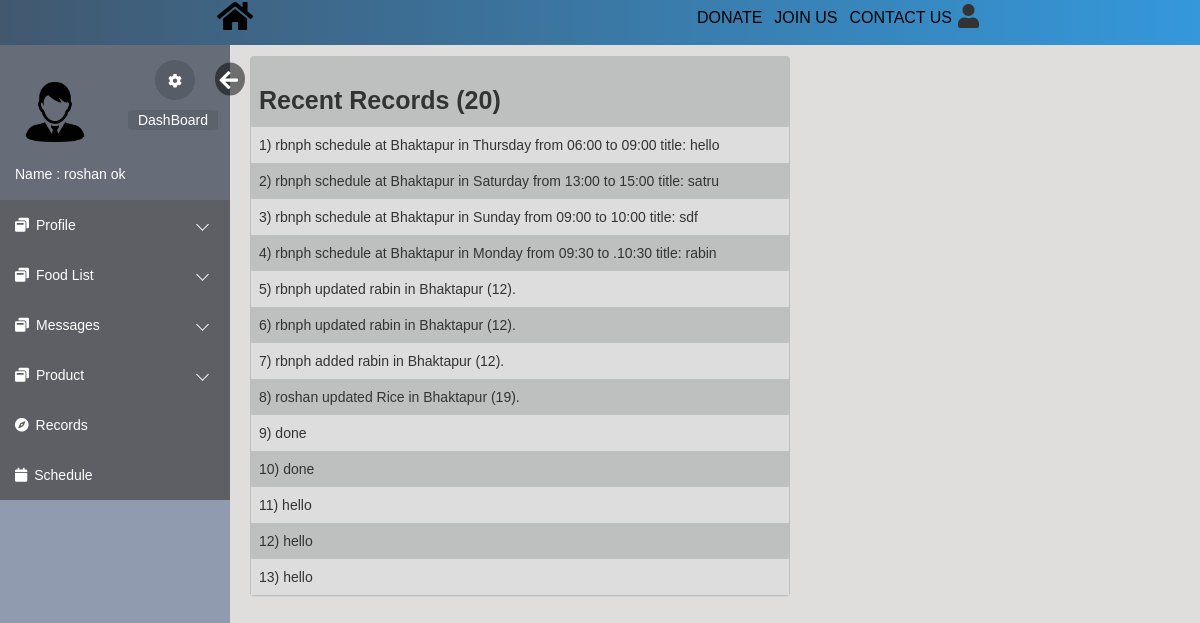
Before: /records.php (signed in) with the older database file.
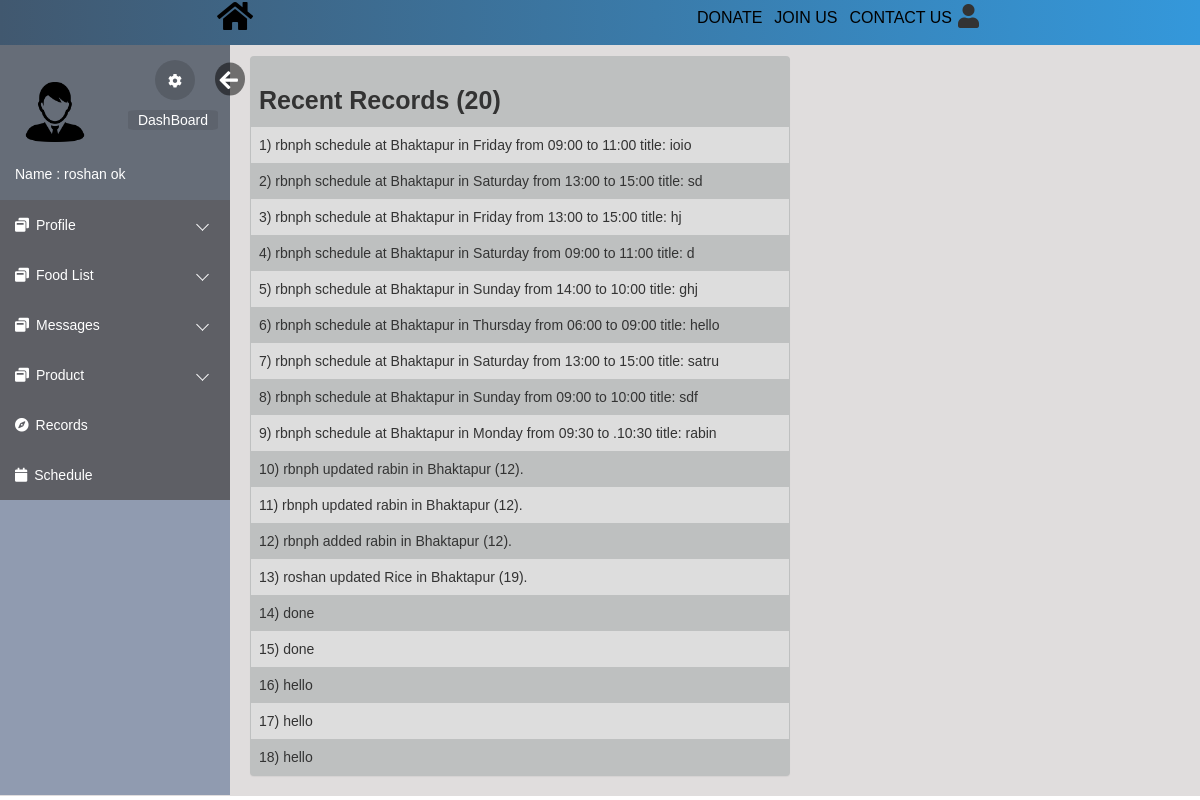
After: the same page with the newer database file.
### tables this page shows
CREATE TABLE `records` (
  `record_id` int(10) UNSIGNED NOT NULL,
  `description` varchar(100) DEFAULT NULL,
  `reg_id` int(10) UNSIGNED DEFAULT NULL,
  `date` datetime NOT NULL DEFAULT CURRENT_TIMESTAMP
);

### html/records.php (the view, shortened to what this page needs)
<!DOCTYPE html>
<html lang="en">
<head>
    <link rel="stylesheet" href="https://maxcdn.bootstrapcdn.com/bootstrap/3.3.6/css/bootstrap.min.css">
    <link rel="stylesheet" href="https://maxcdn.bootstrapcdn.com/font-awesome/4.6.3/css/font-awesome.min.css">
    <link rel="stylesheet" href="../css/loginindex.css">
    <link rel="stylesheet" href="css/editprofile.css">
    <link rel="stylesheet" href="css/index.css">
    <link rel="stylesheet" href="https://use.fontawesome.com/releases/v5.3.1/css/all.css">
</head>
<body>
    <div class="navbars">
        <div class="nav0">
            <a href="../index.html"><i class="fa fa-home fa-2x" aria-hidden="true"></i></a>
        </div>
        <div class="navbars1">
            <div class="nav3"><i class="fa fa-user fa-3x"></i>
            </div>
            <div class="nav4"><a href="">CONTACT US</a></div>
            <div class="nav2"><a href="login.php">JOIN US</a></div>
            <div class="nav1"><a href="">DONATE</a></div>
        </div>
    </div>
    <div class="body_wrapper">
        <div class="sidemenu" id="mySidebar">
            <ul>
                <div class="me userBg">
                <div class="images">
                    <img style="margin-top:22px" src="files/<?php if($_SESSION['pic']==null){echo 'user.png';}else{ echo $_SESSION['pic'];}?>" width="60";>
                    </div>
                    <div class="myinfo">
                        <p class="name">Name :<?php echo $_SESSION['name']?></p>
                    </div>
                    <button class="setting">
                        <a href="editprofile.php"><i class="fa fa-cog" aria-hidden="true"></i></a>
                    </button>
                    <a id="hide" href="#" onclick="closeNav()"><i class="fa fa-arrow-left" aria-hidden="true"></i></a>
                    <button class="cloud">
                        <a href="index.php">DashBoard</a>
                    </button>
                </div>
                <li class="dropdown">
                    <a href="#"><span class="icon"><i class="fa fa-window-restore"></i></span><span>Profile</span></a>
                </li>
                <li class="dropdown">
                    <a href="#"><span class="icon"><i class="fa fa-window-restore"></i></span><span>Food List</span></a>
                </li>
                <li class="dropdown ">
                    <a href="#"><span class="icon"><i class="fa fa-window-restore"></i></span><span>Messages</span></a>
                </li>
                <li class="dropdown">
                    <a href="#"><span class="icon"><i class="fa fa-window-restore"></i></span><span>Product</span></a>
                    </li>
                <li><a href="records.php"><span class="icon"><i class="fa fa-compass"></i></span><span>Records</span></a></li>
                <li><a href="schedule.php"><span class="icon"><i class="fa fa-calendar"></i></span><span>Schedule</span></a></li>
            </ul>
        </div>
        <div class="container">
            <div class="col-md-6 col-sm-9 contains">
                <div class="panel profile-panel">
                    <table>
	<tr>
		<td><b style="font-size:25px">Recent Records (20)</b></td>
	</tr>
    <?php
    $count=1;
    require_once("DBConnect.php");
        $sql = "SELECT * from records ";
	$result = $conn-> query($sql);
	if($result-> num_rows >0){
            $sql = "SELECT * from records ORDER BY `date` DESC ";
            $result = $conn-> query($sql);
		while($row = $result-> fetch_assoc()){
    echo "<tr><td>".$count.") ".$row["description"]."</td></tr>";
            $count++;
				}}
        echo "</table>";
        ?>
                </div>
            </div>
        </div>
    </div>
</body>
</html>

### css/loginindex.css (style rules this page uses)
* { margin: 0; padding: 0; font-family: sans-serif; list-style: none; text-decoration: none; }
.me #hide, .me #show { position: absolute; transform: scale(1.5); right: -60px; bottom: 95px; width: 20px; padding-top: 2px; padding-left: 3px; color: #FFF; border-radius: 0%; border-style: initial; border-radius: 50%; background: rgba(0, 0, 0, 0.5); }
#mySidebar { transition: 0.4s; }

### html/css/editprofile.css (style rules this page uses)
.sidemenu { float: left; }
.me { position: relative; width: calc(100% - 50px); height: 140px; padding: 15px 25px; margin-bottom: 15px; }
.me .setting { position: absolute; right: -15px; bottom: 85px; width: 40px; height: 40px; padding-top: 2px; color: #FFF; border-radius: 100%; border-style: none; background: rgba(0, 0, 0, 0.15); }
.me .setting a, .me .cloud a { color: #fff; }
.me .cloud { position: absolute; right: -38px; bottom: 55px; height: 20px; color: #FFF; border-style: none; border-radius: 10%; background: rgba(0, 0, 0, 0.09); }
.me .cloud a { padding: 15px 10px 15px 10px; }
.me .myinfo { position: absolute; left: 40px; bottom: 1px; font-size: 14px; color: #FFF; }
.myinfo .name { margin: 0 0 0 -25px; }
.profile-panel { margin-top: 2%; background-color: rgb(190, 192, 192); }
.navbars { display: flex; flex-direction: row; flex-wrap: wrap-reverse; font-size: 1.1rem; justify-content: space-around; background: #2c3e50; background: -webkit-linear-gradient(to left, #3498db, #41586f); background: linear-gradient(to left, #3498db, #41586f); padding-top: 10px; height: 45px; }
.navbars1 { display: flex; flex-direction: row-reverse; flex-wrap: wrap-reverse; font-size: 1.1rem; }
.navbars a { text-decoration: none; color: black; font-size: 1.6rem; font-family: 'Franklin Gothic Medium', 'Arial Narrow', Arial, sans-serif; padding: 6px; }
.navbars>div { margin: 2px; margin-bottom: 10px; margin-right: 1%; margin-top: 4px; text-align: center; font-size: 0.8rem; z-index: 999; }
.navbars .nav3, .navbars .nav0 { margin-top: -3px; cursor: pointer; position: relative; z-index: 3; }

### html/css/index.css (style rules this page uses)
*, *::after, *::before { padding: 0px; margin: 0px; box-sizing: border-box; }
body { font-family: "Quicksand", "SolaimanLipi", sans-serif; font-size: 14px; }
.body_wrapper { width: 100%; height: 100%; background: #e0dddd; overflow: hidden; }
.sidemenu { float: left; width: 230px; height: calc(100vh - 50px); background: #909bb0; scrollbar-width: none; }
.sidemenu>ul { background: #666d78; }
.sidemenu>ul>li>a { display: block; position: relative; color: #fff; text-decoration: none; padding: 15px; background: rgba(87, 83, 83, 0.5); }
.sidemenu>ul>li>a>span { margin-right: 7px; }
.sidemenu>ul>.dropdown>a { position: relative; display: block; }
.sidemenu>ul>.dropdown>a::after { content: ""; position: absolute; top: 40%; right: 10%; display: block; height: 9px; width: 9px; border-left: 1px solid #fff; border-bottom: 1px solid #fff; transition: 0.5s; transform: rotate(-45deg); }

### html/records.php (style rules this page uses)
.panel table { margin-top: 18px; font-family: arial, sans-serif; border-collapse: collapse; width: 100%; }
.panel td, .panel th { border: 0px solid #dddddd; text-align: left; padding: 8px; }
.panel tr:nth-child(even) { background-color: #dddddd; }
@media only screen and (max-width: 1300px) { .panel td,.panel th { font-size: 14px; } }
.contains { margin-left:5px; }

Changed rows visible on the page:
added records: description "rbnph schedule at Bhaktapur in Friday from 09:00 to 11:00 title: ioio"
added records: description "rbnph schedule at Bhaktapur in Saturday from 13:00 to 15:00 title: sd"
added records: description "rbnph schedule at Bhaktapur in Friday from 13:00 to 15:00 title: hj"
added records: description "rbnph schedule at Bhaktapur in Saturday from 09:00 to 11:00 title: d"
added records: description "rbnph schedule at Bhaktapur in Sunday from 14:00 to 10:00 title: ghj"
